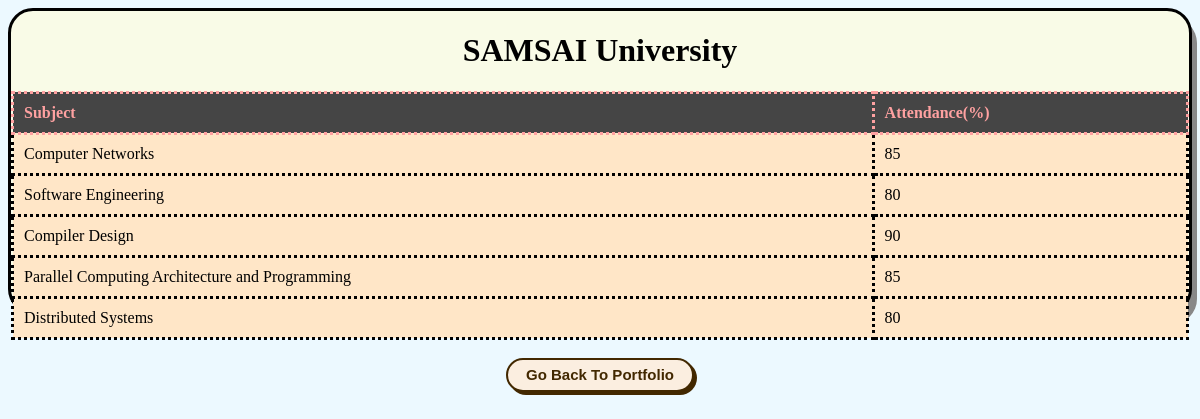
The page /portfolio/viewAttendance/200905358 on the database its author committed.
### app/models.py (models this page shows, shortened)
class GradeAttendance(models.Model):
    reg_no = models.ForeignKey(Registration, on_delete = models.CASCADE)
    CHOICES = (
        ('Data Structures', 'Data Structures'), ('Object Oriented Programming', 'Object Oriented Programming'),
        ('Digital Systems Design','Digital Systems Design'), ('Computer Organization and Architechture','Computer Organization and Architechture'), ('Design and Analysis of Algorithms','Design and Analysis of Algorithms'),
        ('Formal Languages and Automata Theory','Formal Languages and Automata Theory'), ('Embedded Systems','Embedded Systems'), ('Operating Systems', 'Operating Systems'),
        ('Computer Networks','Computer Networks'), ('Software Engineering', 'Software Engineering'), ('Compiler Design','Compiler Design'),
        ('Parallel Computing Architecture and Programming','Parallel Computing Architecture and Programming'), ('Distributed Systems','Distributed Systems')
    )
    select_subject = models.CharField(choices=CHOICES, max_length=200)
    grade = models.CharField(max_length = 1)
    attendance = models.PositiveIntegerField()

### app/views.py (the view)
# urls.py: path('viewAttendance/<int:reg>', views.viewAttendance, name='viewAttendance'),
def viewAttendance(request, reg):
    obj = Registration.objects.get(reg_no=reg)
    attendance = GradeAttendance.objects.filter(reg_no = reg)
    return render(request, "app/viewAttendance.html", {'list':attendance, "reg": obj})

### app/models.py (called while the page is built)
    def __str__(self):
        return str(self.reg_no)

### app/templates/app/viewAttendance.html (shortened to what this page needs)
<!DOCTYPE html>
<html lang="en" xmlns="http://www.w3.org/1999/xhtml">
<head>
</head>
<body>
    <div class="container">
        <center><h1>SAMSAI University</h1></center>
        <table border="1">
            <tr>
                <th>Subject</th>
                <th>Attendance(%)</th>
            </tr>
            {% for i in list %}
            <tr>
                <td>{{i.select_subject}}</td>
                <td>{{i.attendance}}</td>
            </tr>
            {% endfor %}
        </table>
        <br />
        <center><form action="{% url 'goHome' reg=reg %}"><button class="my-btn">Go Back To Portfolio</button></form></center>
    </div>
</body>
</html>

### app/templates/app/viewAttendance.html (style rules this page uses)
body { background-color: #ECF9FF; background-image: url('https://i.ibb.co/r7hgb5h/attendance.jpg'); background-repeat: no-repeat; backgrond-attachment: fixed; background-size: cover; }
table { width: 100%; border-collapse: collapse; border: dotted; }
th, td { padding: 10px; text-align: left; border-bottom: 1px solid #ddd; border: dotted; }
th { color: #FEA1A1; background-color: #454545; }
td { background-color: #FFE6C7; }
.container { border: 3px solid; background-color: #F9FBE7; border-radius: 25px; height: 300px; box-shadow: 5px 10px #888888; }
.my-btn { background-color: #fbeee0; border: 2px solid #422800; border-radius: 30px; box-shadow: #422800 3px 3px 0 0; color: #422800; cursor: pointer; display: inline-block; font-weight: 600; font-size: 15px; padding: 0 18px; line-height: 30px; text-align: center; text-decoration: none; user-select: none; -webkit-user-select: none; touch-action: manipulation; }

### rows shown on the page
GradeAttendance: select_subject "Computer Networks", attendance "85"
GradeAttendance: select_subject "Software Engineering", attendance "80"
GradeAttendance: select_subject "Compiler Design", attendance "90"
GradeAttendance: select_subject "Parallel Computing Architecture and Programming", attendance "85"
GradeAttendance: select_subject "Distributed Systems", attendance "80"
